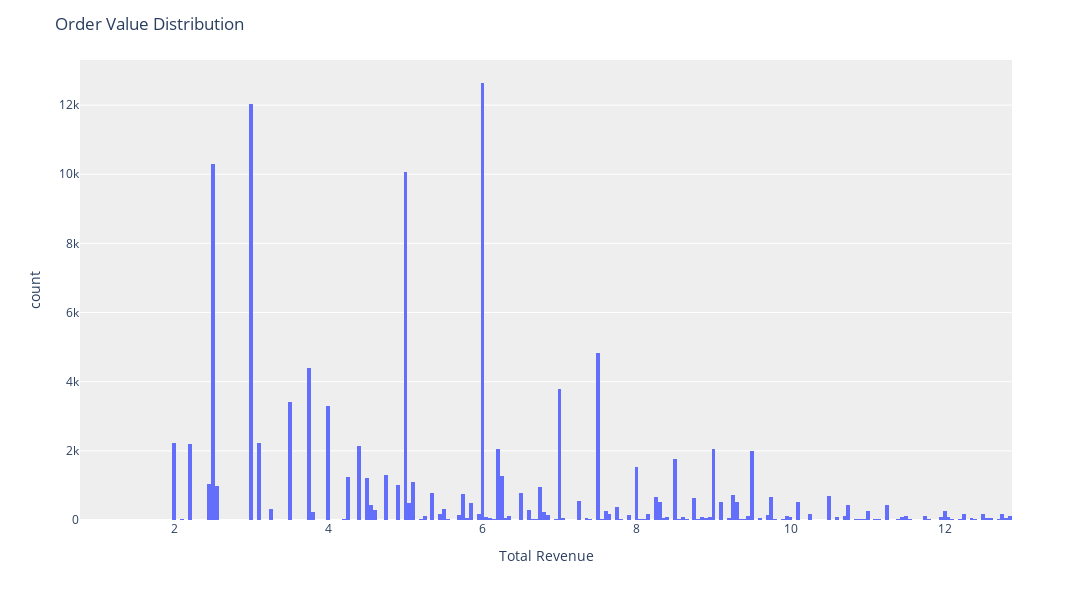

Write notebook code for a chart like this one.
### Markdown cell above
<a id="2.1"></a>
# <div style="background: #77447b;font-family: monospace; font-weight: bold; font-size: 50%; text-align: center; border-bottom: 0.3px solid #004466;"> Order Value Distribution </div>

### Code cell
revenue_distribution_per_order = (
    df.groupby(["store_location", "Hour", "Order ID"])["Total Revenue"]
    .sum()
    .reset_index()
)

# Calculate Q1 (25th percentile) and Q3 (75th percentile)
Q1 = revenue_distribution_per_order["Total Revenue"].quantile(0.25)
Q3 = revenue_distribution_per_order["Total Revenue"].quantile(0.75)

IQR = Q3 - Q1

lower_bound = Q1 - 1.5 * IQR
upper_bound = Q3 + 1.5 * IQR

# Remove outliers
filtered_data = revenue_distribution_per_order[
    (revenue_distribution_per_order["Total Revenue"] >= lower_bound)
    & (revenue_distribution_per_order["Total Revenue"] <= upper_bound)
]
P33 = filtered_data["Total Revenue"].quantile(0.33)
P66 = filtered_data["Total Revenue"].quantile(0.66)

# Define the bins and labels
bins = [
    filtered_data["Total Revenue"].min(),
    P33,
    P66,
    filtered_data["Total Revenue"].max(),
]
labels = ["Small Order", "Medium Order", "Large Order"]

# Create a new column with the binned data
filtered_data["Order Size"] = pd.cut(
    filtered_data["Total Revenue"], bins=bins, labels=labels, include_lowest=True
)

# Create the histogram with filtered data
fig = px.histogram(filtered_data, x="Total Revenue", width=1200, height=600)

# Update layout with title
fig.update_layout(
    title_text="Order Value Distribution",  # Add chart title
    plot_bgcolor="#EEEEEE",
    showlegend=False,
)

fig.show()

### Figure 1 — Plotly figure (JSON) as saved in the notebook; plotly's stock layout.template omitted (floating-point values rounded to 4 significant figures; data arrays with more than 128 entries replaced by an {"elided": "..."} marker saying what was removed)
{"data": [{"alignmentgroup": "True", "bingroup": "x", "hovertemplate": "Total Revenue=%{x}<br>count=%{y}<extra></extra>", "legendgroup": "", "marker": {"color": "#636efa", "pattern": {"shape": ""}}, "name": "", "offsetgroup": "", "orientation": "v", "showlegend": false, "type": "histogram", "x": {"elided": "112201 float values"}, "xaxis": "x", "yaxis": "y"}], "layout": {"barmode": "relative", "height": 600, "legend": {"tracegroupgap": 0}, "margin": {"t": 60}, "plot_bgcolor": "#EEEEEE", "showlegend": false, "title": {"text": "Order Value Distribution"}, "width": 1200, "xaxis": {"anchor": "y", "domain": [0, 1], "title": {"text": "Total Revenue"}}, "yaxis": {"anchor": "x", "domain": [0, 1], "title": {"text": "count"}}}}
